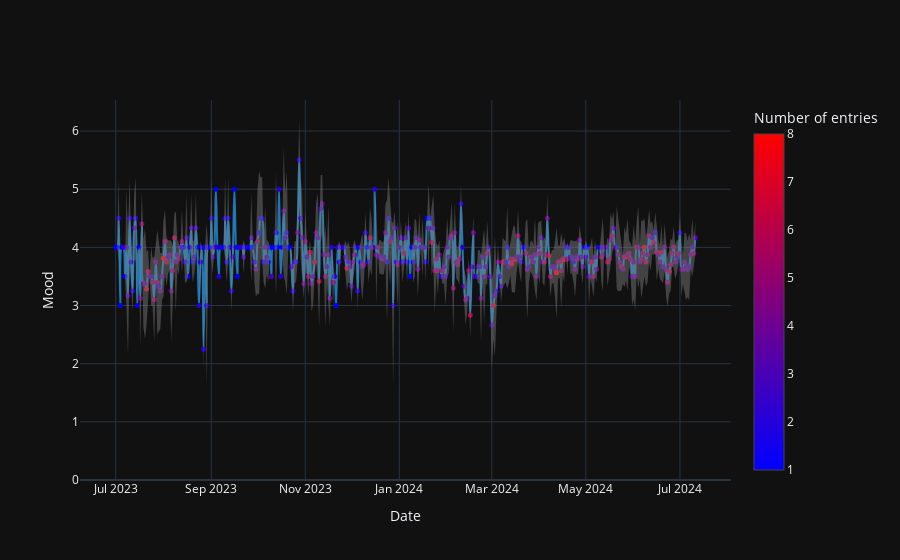

The notebook cell this image was saved under:
### Markdown cell above
## Mood scatter plot (per day/month)

### Code cell
df.mood_plot('day')

### Figure 1 — Plotly figure (JSON) as saved in the notebook; plotly's stock layout.template omitted (floating-point values rounded to 4 significant figures; data arrays with more than 128 entries replaced by an {"elided": "..."} marker saying what was removed)
{"data": [{"line": {"color": "rgb(31, 119, 180)", "shape": "spline"}, "marker": {"color": {"elided": "377 int values"}, "colorbar": {"title": {"text": "Number of entries"}}, "colorscale": [[0, "rgb(0,0,255)"], [1, "rgb(255,0,0)"]], "showscale": true, "size": 5}, "mode": "lines+markers", "name": "avg", "type": "scatter", "x": {"elided": "377 str values"}, "y": {"elided": "377 float values"}}, {"line": {"width": 0}, "marker": {"color": "#444"}, "mode": "lines", "name": "avg+std", "showlegend": false, "type": "scatter", "x": {"elided": "377 str values"}, "y": {"elided": "377 float values"}}, {"fill": "tonexty", "fillcolor": "rgba(130, 130, 130, 0.45)", "line": {"width": 0}, "marker": {"color": "#444"}, "mode": "lines", "name": "avg-std", "showlegend": false, "type": "scatter", "x": {"elided": "377 str values"}, "y": {"elided": "377 float values"}}], "layout": {"hovermode": "x", "showlegend": false, "xaxis": {"title": {"text": "Date"}}, "yaxis": {"rangemode": "tozero", "title": {"text": "Mood"}}}}
